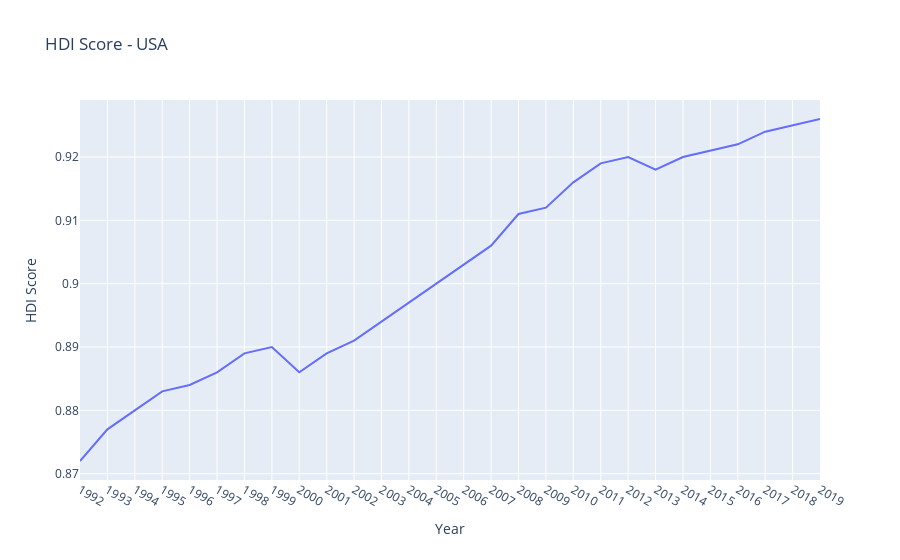

Notebook source saved alongside this figure:
### Code cell
# Plot USA HDI
usa_plot

### Figure 1 — Plotly figure (JSON) as saved in the notebook; plotly's stock layout.template omitted (floating-point values rounded to 4 significant figures)
{"data": [{"hovertemplate": "Year=%{x}<br>HDI Score=%{y}<extra></extra>", "legendgroup": "", "line": {"color": "#636efa", "dash": "solid"}, "marker": {"symbol": "circle"}, "mode": "lines", "name": "", "orientation": "v", "showlegend": false, "type": "scatter", "x": ["1992", "1993", "1994", "1995", "1996", "1997", "1998", "1999", "2000", "2001", "2002", "2003", "2004", "2005", "2006", "2007", "2008", "2009", "2010", "2011", "2012", "2013", "2014", "2015", "2016", "2017", "2018", "2019"], "xaxis": "x", "y": [0.872, 0.877, 0.88, 0.883, 0.884, 0.886, 0.889, 0.89, 0.886, 0.889, 0.891, 0.894, 0.897, 0.9, 0.903, 0.906, 0.911, 0.912, 0.916, 0.919, 0.92, 0.918, 0.92, 0.921, 0.922, 0.924, 0.925, 0.926], "yaxis": "y"}], "layout": {"legend": {"tracegroupgap": 0}, "title": {"text": "HDI Score - USA"}, "xaxis": {"anchor": "y", "domain": [0, 1], "title": {"text": "Year"}}, "yaxis": {"anchor": "x", "domain": [0, 1], "title": {"text": "HDI Score"}}}}
